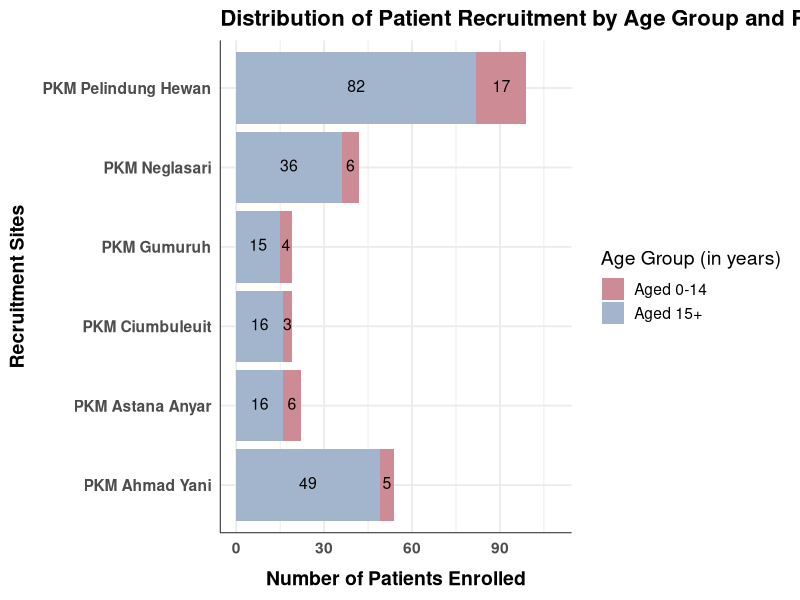
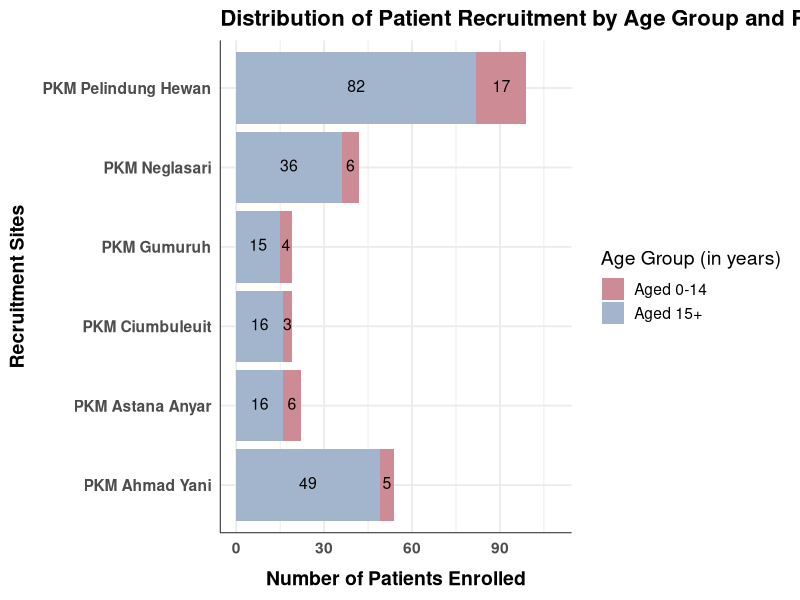

These charts were generated, in order, by the following R code:
library(ggplot2)
library(dplyr)
library(ggtext)  # for rich text support

# 1. Data
df <- data.frame(
  Site = c("PKM Ahmad Yani", "PKM Ahmad Yani", "PKM Astana Anyar", "PKM Astana Anyar", "PKM Ciumbuleuit", "PKM Ciumbuleuit", "PKM Gumuruh", "PKM Gumuruh", "PKM Neglasari", "PKM Neglasari", "PKM Pelindung Hewan", "PKM Pelindung Hewan"),
  AgeGroup = c("Aged 0-14", "Aged 15+", "Aged 0-14", "Aged 15+", "Aged 0-14", "Aged 15+", "Aged 0-14", "Aged 15+", "Aged 0-14", "Aged 15+", "Aged 0-14", "Aged 15+"),
  Count = c(5, 49, 6, 16, 3, 16, 4, 15, 6, 36, 17, 82)
)

# 2. Compute midpoint for centered label
df <- df %>%
  group_by(Site) %>%
  arrange(Site, desc(AgeGroup)) %>%
  mutate(
    Label = paste0(Count),
    Midpoint = cumsum(Count) - Count / 2
  )

# 3. Compute max site total for y-axis expansion
df_site_total <- df %>%
  group_by(Site) %>%
  summarise(Total = sum(Count), .groups = "drop")

# 4. Plot
stacked <- ggplot(df, aes(x = Site, y = Count, fill = AgeGroup)) +
  geom_bar(stat = "identity", width = 0.9) +
  ggtext::geom_richtext(
    data = df %>% filter(Count > 0),
    aes(x = Site, y = Midpoint, label = Label, fill = AgeGroup),
    inherit.aes = FALSE,
    fill = NA, label.color = NA,
    hjust = 0.5,
    size = 4
  ) +
  coord_flip() +
  scale_fill_manual(
    values = c("Aged 15+" = "#A2B5CD", "Aged 0-14" = "#CD8C95")
  ) +
  labs(
    title = "Distribution of Patient Recruitment by Age Group and Recruitment Sites",
    x = "Recruitment Sites",
    y = "Number of Patients Enrolled",
    fill = "Age Group (in years)"
  ) +
  theme_minimal(base_size = 14) +
  theme(
    plot.title = element_text(face = "bold", size = 16),
    axis.title.x = element_text(face = "bold", margin = margin(t = 10)),
    axis.title.y = element_text(face = "bold", margin = margin(r = 10)),
    axis.text.x = element_text(face = "bold"),
    axis.text.y = element_text(face = "bold"),
    axis.line.x = element_line(color = "black", size = 0.3),
    axis.line.y = element_line(color = "black", size = 0.3)
  ) +
  expand_limits(y = max(df_site_total$Total) + 10)

# 5. Save and show
ggsave("D:/Coding/stacked_bar_patient_distribution.png", plot = stacked,
       width = 12.0, height = 5.0, dpi = 300)

print(stacked)
